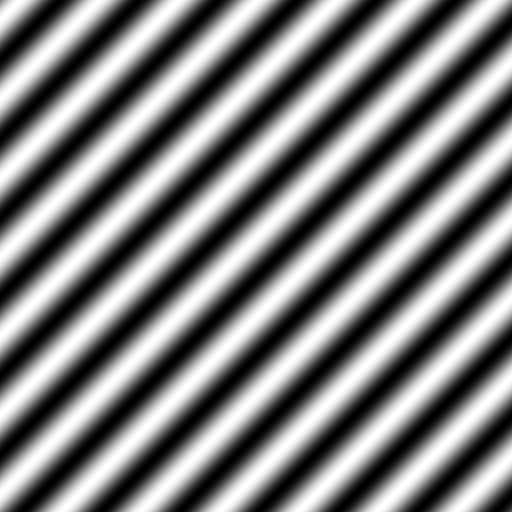
#> input picture image/Fig0207(2Dsinewave).tif, 512 x 512 px
$ python glcm_1.py
#> lines starting #> are read from the running program, lines starting #| are printed output that depends on the picture; long printed decimals are rounded
#> further down, img is the input picture: shape (512, 512, 3); min 0, max 255, mean 127.6
import numpy as np
import cv2
import matplotlib.pyplot as plt

"""
d_x, d_y 决定多少度的共生矩阵
0度 d_x, d_y 取值为 1， 0
45度 1，1
90度 0，1
135度 -1，1

"""


def glcm(src, d_x, d_y, gray_level=16):
#> called with d_x = 1, d_y = 0, gray_level = 16
    src = src.copy()
    h, w = src.shape
#> h = 512; w = 512
    glcm = np.zeros([gray_level, gray_level])

    src = src.astype(np.float64)
    # 若灰度级大于 gray_level 则缩小灰度级
    max_level = src.max()
#> max_level = 255
    if max_level > gray_level:
        src = src * (gray_level - 1) // max_level

    # 计算灰度共生矩阵
    for j in range(h - abs(d_y)):
        for i in range(w - abs(d_x)):
            rows = src[j][i].astype(int)
            cols = src[j + d_y][i + d_x].astype(int)
            glcm[rows][cols] += 1

    # 归一化灰度共生矩阵
    if d_x >= d_y:
        # 水平/垂直方向
        glcm = glcm / float(h * (w - 1))
    else:
        # 45/135
        glcm = glcm / float((h - 1) * (w - 1))

    return glcm


def glcm_features(src, d_x=1, d_y=0, gray_level=16):
#> called with d_x = 1, d_y = 0, gray_level = 16
    h, w = src.shape
#> h = 512; w = 512
    glcm_0 = glcm(src, d_x, d_y, gray_level)
    # 对比度
    contrast = 0.0
    # 能量
    asm = 0.0
    # 熵值
    entropy = 0.0
    # 均值
    mean = 0.0

    for i in range(gray_level):
        for j in range(gray_level):
            asm += glcm_0[i][j] ** 2
            contrast += glcm_0[i][j] * (i - j) ** 2
            mean += glcm_0[i][j] * i
            if glcm_0[i][j] > 0.0:
                entropy -= glcm_0[i][j] * np.log(glcm_0[i][j])
#> after the loop, asm = 0.0537; contrast = 0.38; entropy = 3.44; mean = 7.06

    return contrast, asm, entropy, mean


if __name__ == '__main__':
    img = cv2.imread(r'image/Fig0207(2Dsinewave).tif')
    img = cv2.cvtColor(img, cv2.COLOR_BGR2GRAY)
    glcm_0 = glcm(img, 1, 0)
    cont, asm, ent, mean = glcm_features(img)
#> cont = 0.38; asm = 0.0537; ent = 3.44; mean = 7.06

    print('对比度:', cont)
#| 对比度: 0.3799
    print('角二阶矩:', asm)
#| 角二阶矩: 0.05371
    print('熵值:', ent)
#| 熵值: 3.441
    print('均值:', mean)
#| 均值: 7.063

    plt.figure(figsize=(10, 4.5))
    fs = 15
    plt.tick_params(labelbottom=False, labelleft=False)
    plt.imshow(glcm_0)
    plt.title('glcm', fontsize=fs)
    plt.show()
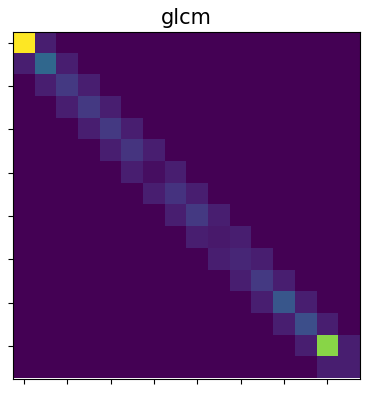
#> figure drawn by matplotlib, 1 panel
